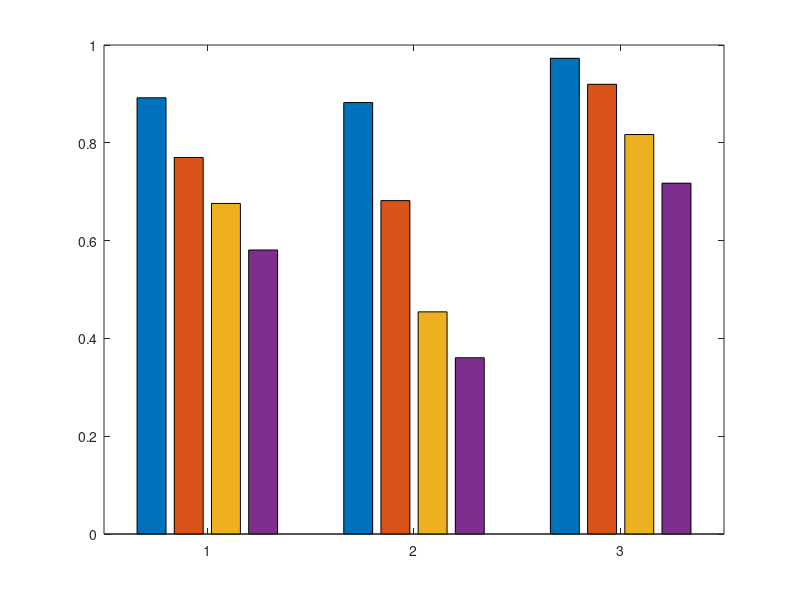

MATLAB code to generate this figure: (Note: this script raises an error after producing the figure.)
clc; clear;
%%
gait_name = ["Slithering" "Sidewinding" "Rolling"];

gamma_data = [0.8921 0.7700 0.6760 0.5808;
              0.8823 0.6818 0.4543 0.3604;
              0.9728 0.9196 0.8169 0.7174];

legends = ["gamma = 0.3" "gamma = 0.5" "gamma = 0.7" "gamma = 0.9"];

%%
figure;

b = bar(gamma_data);

b(1).FaceColor = [0.1 0.1 0.1];
b(2).FaceColor = [0.3 0.3 0.3];
b(3).FaceColor = [0.5 0.5 0.5];
b(4).FaceColor = [0.7 0.7 0.7];

yticks(0:0.2:1);
yticklabels(["0","0.2","0.4","0.6","0.8","1.0"]);

a = get(gca,'YTickLabel');  
set(gca,'YTickLabel',a,'fontsize',11,'FontWeight','bold')

xticklabels(gait_name);
a = get(gca,'XTickLabel');  
set(gca,'XTickLabel',a,'fontsize',11,'FontWeight','bold')

legend({"gamma = 0.3" "gamma = 0.5" "gamma = 0.7" "gamma = 0.9"},FontSize=9,FontName='arial',Location='southeast');

grid on;
% 
grid_ax = gca;
grid_ax.LineWidth = 1;
grid_ax.GridLineStyle = "--";
grid_ax.GridColor = [0.2 0.2 0.2];
grid_ax.XGrid = "off";

% xlabel("Gait types","FontSize",13,"FontName","arial","FontWeight","bold");
ylabel("Correlation coefficient","FontSize",13,"FontName","arial","FontWeight","bold");

pbaspect([2 1.1 0.8]);
